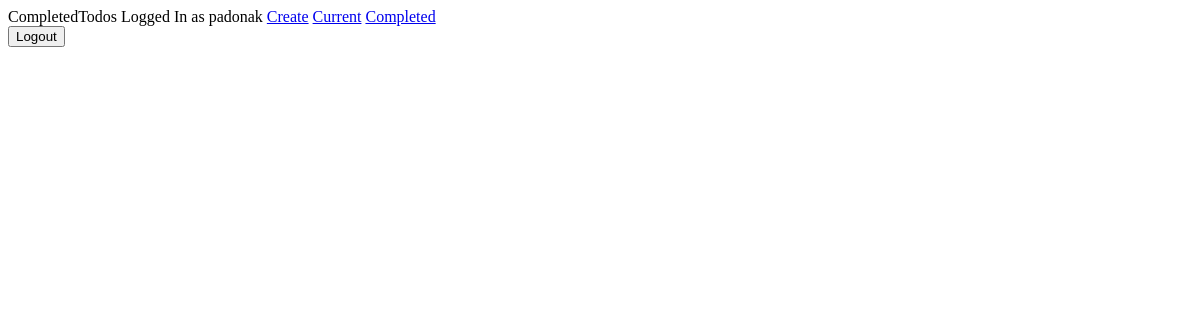
Page /completed/ (signed in) on the earlier database version.
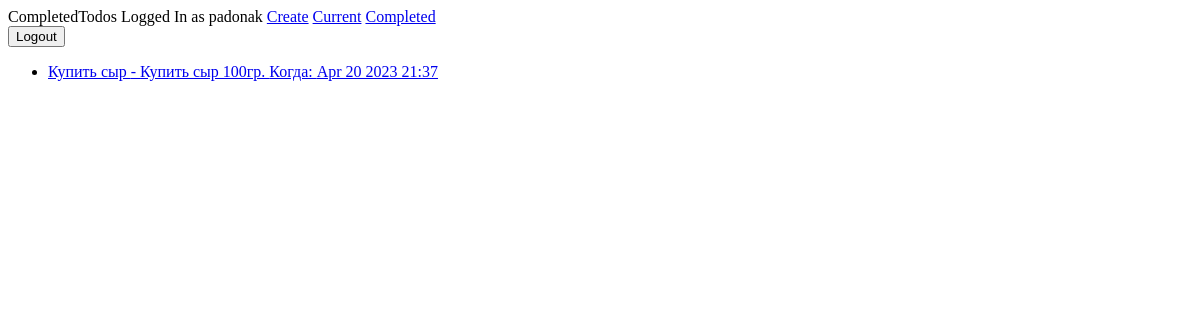
Same page on the later database version.
### todo/models.py (models this page shows, shortened)
class Todo(models.Model):
    title = models.CharField(max_length=100)
    memo = models.TextField(blank=True)
    created = models.DateTimeField(auto_now_add=True)
    datecompleted = models.DateTimeField(null=True, blank=True)
    important = models.BooleanField(default=False)
    user = models.ForeignKey(User, on_delete=models.CASCADE)

### todo/views.py (the view)
# urls.py: path('completed/', views.completedtodos, name = 'completedtodos'),
@login_required
def completedtodos(request):
    todos = Todo.objects.filter(user=request.user, datecompleted__isnull=False).order_by('-datecompleted')
    return render(request, 'todo/completedtodos.html', {'todos':todos})

### todo/templates/todo/completedtodos.html (shortened to what this page needs)
{% extends 'todo/base.html' %}
{% block content %}
<ul>
{% for todo in todos %}
<li>
<a href="{% url 'viewtodo' todo.id%}">
    {% if todo.important %}<b>{% endif %}{{ todo.title }}{% if todo.important %}</b>{% endif %}
    {% if todo.memo %} - {{ todo.memo }}{% endif %} Когда:
    {{ todo.datecompleted|date:'M j Y H:i' }}
</a>
</li>
{% endfor %}
</ul>
{% endblock %}

Differences in the rows shown:
now on this page (row edited): Todo: title "Купить сыр", memo "Купить сыр 100гр.", datecompleted "Apr 20 2023 21:37"
